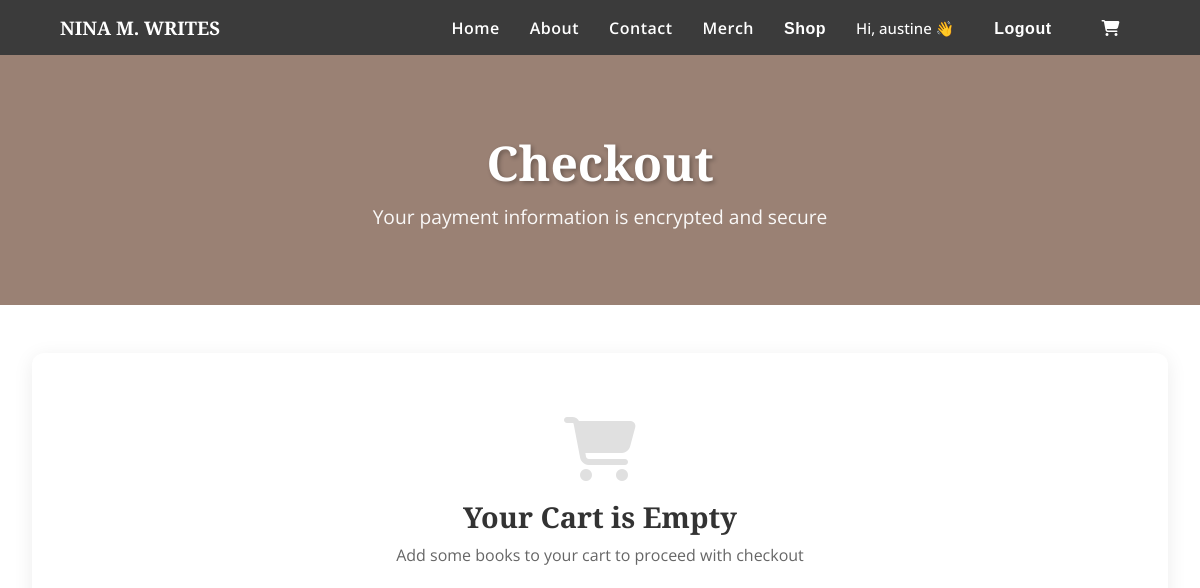
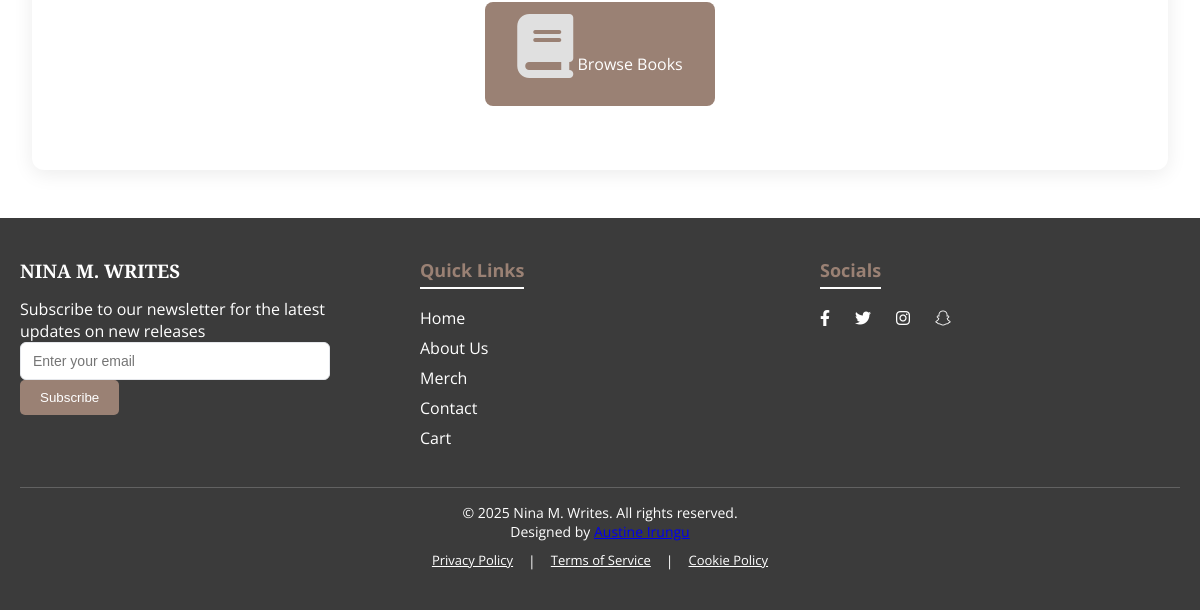
The page /checkout/ (signed in) on the database as committed earlier (2 pictures, top to bottom).
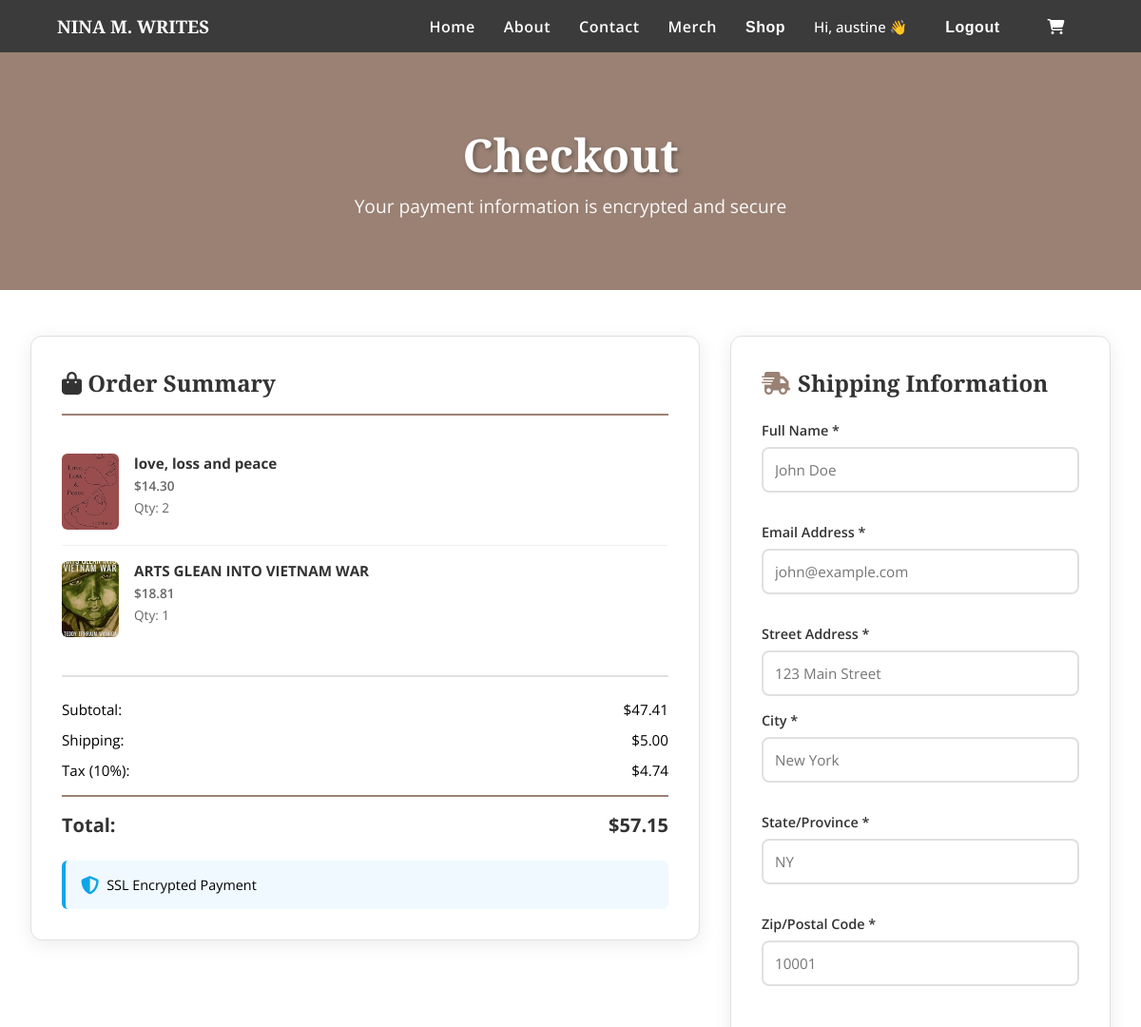
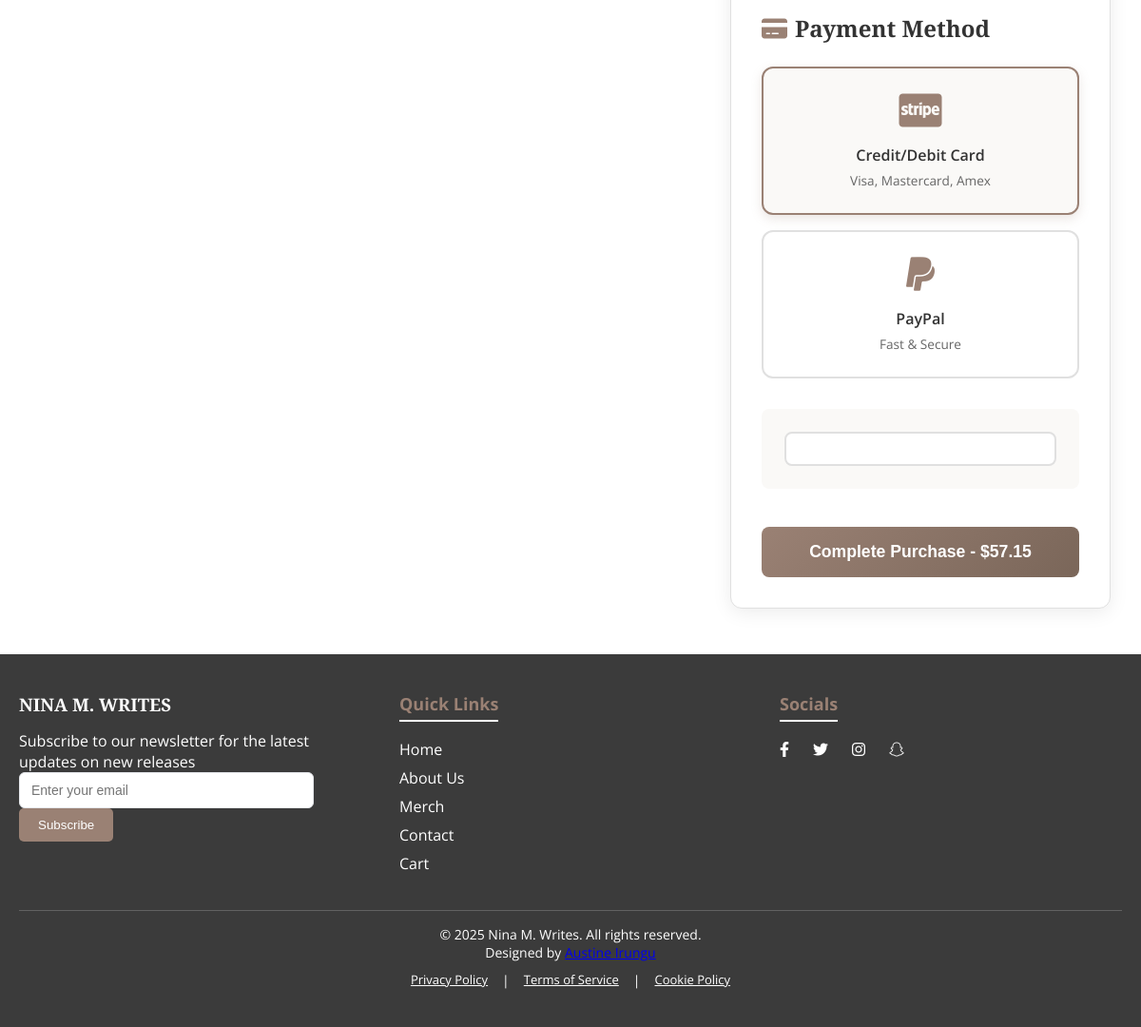
The same page on the database as committed later (2 pictures, top to bottom).
### bookstore/models.py (models this page shows, shortened)
class CartItem(models.Model):
    cart = models.ForeignKey(
        Cart,
        related_name='items',
        on_delete=models.CASCADE
    )
    book = models.ForeignKey(Book, on_delete=models.CASCADE)
    quantity = models.PositiveIntegerField(
        default=1,
        validators=[MinValueValidator(1)]
    )
    added_at = models.DateTimeField(auto_now_add=True)
    @property
    def total_price(self):
        return Decimal(str(self.quantity)) * self.book.price
    class Meta:
        unique_together = ['cart', 'book']
        ordering = ['-added_at']

class Book(models.Model):
    title = models.CharField(max_length=200)
    author = models.CharField(max_length=100)
    description = models.TextField()
    price = models.DecimalField(
        max_digits=10,
        decimal_places=2,
        validators=[MinValueValidator(Decimal('0.00'))]
    )
    image = models.ImageField(upload_to='books/', blank=True, null=True)
    published_date = models.DateField()
    stock_quantity = models.PositiveIntegerField(default=0)
    isbn = models.CharField(max_length=13, unique=True, blank=True, null=True)
    created_at = models.DateTimeField(auto_now_add=True)
    updated_at = models.DateTimeField(auto_now=True)
    class Meta:
        ordering = ['title']
        indexes = [
            models.Index(fields=['isbn']),
            models.Index(fields=['author']),
        ]

### bookstore/views.py (the view, shortened to what this page needs)
# urls.py: path('checkout/', views.checkout, name='checkout'),
def checkout(request):
    from decimal import Decimal
    cart_items = []
    cart_total = Decimal('0.00')
    if request.user.is_authenticated:
        try:
            customer = Customer.objects.get(email=request.user.email)
            cart_obj = Cart.objects.filter(customer=customer).first()
            if cart_obj:
                cart_items = cart_obj.items.all()
                cart_total = cart_obj.total_price
        except Customer.DoesNotExist:
            pass
    cart_tax = cart_total * Decimal('0.10')  # 10% tax
    shipping = Decimal('5.00')
    cart_grand_total = cart_total + cart_tax + shipping
    context = {
        'stripe_public_key': settings.STRIPE_PUBLIC_KEY,
        'cart_items': cart_items,
        'cart_total': cart_total,
        'cart_tax': cart_tax,
        'cart_grand_total': cart_grand_total,
    }
    return render(request, 'bookstore/checkout.html', context)

### bookstore/models.py (called while the page is built)
    @property
    def total_price(self):
        return sum(item.total_price for item in self.items.all())

### bookstore/templates/bookstore/checkout.html (shortened to what the changed rows need)
{% extends 'bookstore/base.html' %}
{% load static %}
{% block extra_css %}
<link rel="stylesheet" href="{% static 'bookstore/css/checkout.css' %}">
{% endblock %}
{% block content %}
<header>
    <div class="header-content">
        <h1>Checkout</h1>
    </div>
</header>
<div class="checkout-wrapper">
    {% if cart_items %}
        <aside class="order-summary-sidebar">
            <h3><i class="fas fa-shopping-bag"></i> Order Summary</h3>
            <div class="cart-items-list">
                {% for item in cart_items %}
                <div class="cart-item">
                    {% if item.book.image %}
                    <img src="{{ item.book.image.url }}" alt="{{ item.book.title }}" class="item-image">
                    {% endif %}
                    <div class="item-details">
                        <h4>{{ item.book.title }}</h4>
                        <p class="item-price">${{ item.book.price|floatformat:2 }}</p>
                        <p>Qty: {{ item.quantity }}</p>
                    </div>
                </div>
                {% endfor %}
            </div>
            <div class="summary-totals">
                <div class="summary-row">
                    <span>Subtotal:</span>
                    <span>${{ cart_total|floatformat:2 }}</span>
                </div>
                <div class="summary-row">
                    <span>Shipping:</span>
                    <span>$5.00</span>
                </div>
                <div class="summary-row">
                    <span>Tax (10%):</span>
                    <span>${{ cart_tax|floatformat:2 }}</span>
                </div>
                <div class="summary-row total">
                    <span>Total:</span>
                    <span>${{ cart_grand_total|floatformat:2 }}</span>
                </div>
            </div>
            <div class="security-badge">
                <i class="fas fa-shield-alt"></i>
                <span>SSL Encrypted Payment</span>
            </div>
        </aside>
        <div class="checkout-form">
            <form id="payment-form">
                <div class="form-section">
                    <h2><i class="fas fa-shipping-fast"></i> Shipping Information</h2>
                    <div class="form-row">
                        <div class="form-group">
                            <label for="name">Full Name *</label>
                            <input type="text" id="name" name="name" placeholder="John Doe" required>
                        </div>
                        <div class="form-group">
                            <label for="email">Email Address *</label>
                            <input type="email" id="email" name="email" placeholder="john@example.com" required>
                        </div>
                    </div>
                    <div class="form-group">
                        <label for="address">Street Address *</label>
                        <input type="text" id="address" name="address" placeholder="123 Main Street" required>
                    </div>
                    <div class="form-row">
                        <div class="form-group">
                            <label for="city">City *</label>
                            <input type="text" id="city" name="city" placeholder="New York" required>
                        </div>
                        <div class="form-group">
                            <label for="state">State/Province *</label>
                            <input type="text" id="state" name="state" placeholder="NY" required>
                        </div>
                        <div class="form-group">
                            <label for="zip">Zip/Postal Code *</label>
                            <input type="text" id="zip" name="zip" placeholder="10001" required>
                        </div>
                    </div>
                </div>
                <div class="form-section">
                    <h2><i class="fas fa-credit-card"></i> Payment Method</h2>
                    <div class="payment-methods">
                        <label class="payment-option active">
                            <i class="fab fa-cc-stripe"></i>
                            <div class="payment-name">Credit/Debit Card</div>
                            <small>Visa, Mastercard, Amex</small>
                        </label>
                        <label class="payment-option">
                            <i class="fab fa-paypal"></i>
                            <div class="payment-name">PayPal</div>
                            <small>Fast & Secure</small>
                        </label>
                    </div>
                    <div class="payment-section active" id="stripe-section">
                        <div id="card-element"></div>
                    </div>
                </div>
                <button type="submit" class="submit-button" id="submit-button">
                    <span id="button-text">Complete Purchase - ${{ cart_grand_total|floatformat:2 }}</span>
                </button>
            </form>
        </div>
    {% else %}
        <div class="empty-cart">
            <i class="fas fa-shopping-cart"></i>
            <h3>Your Cart is Empty</h3>
            <p>Add some books to your cart to proceed with checkout</p>
            <a href="{% url 'bookstore:books' %}"><i class="fas fa-book"></i> Browse Books</a>
        </div>
    {% endif %}
</div>
{% endblock %}

Rows that differ between the two databases and show on the page:
added CartItem: book.image (picture), book "love, loss and peace", book.price "14.30", quantity "2"
added CartItem: book.image (picture), book "ARTS GLEAN INTO VIETNAM WAR", book.price "18.81", quantity "1"
Other text that changed with them:
{{ cart_total|floatformat:2 }}: (not shown) → "47.41"
{{ cart_tax|floatformat:2 }}: (not shown) → "4.74"
{{ cart_grand_total|floatformat:2 }}: (not shown) → "57.15"
text no longer shown: "Your Cart is Empty Add some books to your cart to proceed with checkout Browse Books"
text now shown: "Order Summary Subtotal: $ Shipping: $5.00 Tax (10%): $ Total: $ SSL Encrypted Payment Shipping Information Full Name * Email Address * Street Address * City * State/Province * Zip/Postal Code * Payment Method Credit/Debit Card Visa, Mastercard, Amex PayPal Fast & Secure Complete Purchase - $"
